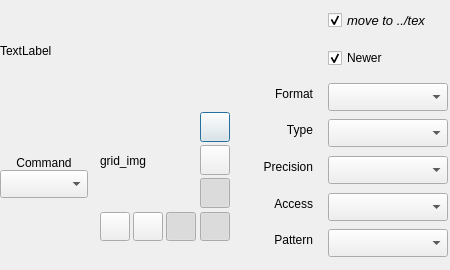
<?xml version="1.0" encoding="UTF-8"?>
<ui version="4.0">
 <class>dxt</class>
 <widget class="QDialog" name="dxt">
  <property name="geometry">
   <rect>
    <x>0</x>
    <y>0</y>
    <width>450</width>
    <height>270</height>
   </rect>
  </property>
  <property name="sizePolicy">
   <sizepolicy hsizetype="Fixed" vsizetype="Fixed">
    <horstretch>0</horstretch>
    <verstretch>0</verstretch>
   </sizepolicy>
  </property>
  <property name="minimumSize">
   <size>
    <width>450</width>
    <height>270</height>
   </size>
  </property>
  <property name="maximumSize">
   <size>
    <width>450</width>
    <height>270</height>
   </size>
  </property>
  <property name="windowTitle">
   <string>dxTool Window</string>
  </property>
  <widget class="QWidget" name="layoutWidget">
   <property name="geometry">
    <rect>
     <x>0</x>
     <y>10</y>
     <width>448</width>
     <height>247</height>
    </rect>
   </property>
   <layout class="QHBoxLayout" name="horizontalLayout_2">
    <property name="spacing">
     <number>15</number>
    </property>
    <property name="bottomMargin">
     <number>6</number>
    </property>
    <item>
     <layout class="QVBoxLayout" name="verticalLayout_4">
      <property name="spacing">
       <number>12</number>
      </property>
      <item>
       <widget class="QLabel" name="logo_label">
        <property name="sizePolicy">
         <sizepolicy hsizetype="MinimumExpanding" vsizetype="MinimumExpanding">
          <horstretch>0</horstretch>
          <verstretch>0</verstretch>
         </sizepolicy>
        </property>
        <property name="minimumSize">
         <size>
          <width>230</width>
          <height>81</height>
         </size>
        </property>
        <property name="maximumSize">
         <size>
          <width>230</width>
          <height>81</height>
         </size>
        </property>
        <property name="text">
         <string>TextLabel</string>
        </property>
       </widget>
      </item>
      <item>
       <layout class="QHBoxLayout" name="horizontalLayout">
        <property name="spacing">
         <number>12</number>
        </property>
        <item>
         <layout class="QVBoxLayout" name="verticalLayout_3">
          <property name="spacing">
           <number>0</number>
          </property>
          <item>
           <spacer name="verticalSpacer_3">
            <property name="orientation">
             <enum>Qt::Vertical</enum>
            </property>
            <property name="sizeHint" stdset="0">
             <size>
              <width>20</width>
              <height>40</height>
             </size>
            </property>
           </spacer>
          </item>
          <item>
           <widget class="QLabel" name="label_2">
            <property name="text">
             <string>Command</string>
            </property>
            <property name="alignment">
             <set>Qt::AlignCenter</set>
            </property>
           </widget>
          </item>
          <item>
           <widget class="QComboBox" name="cmd_comboBox">
            <property name="minimumSize">
             <size>
              <width>0</width>
              <height>28</height>
             </size>
            </property>
           </widget>
          </item>
          <item>
           <spacer name="verticalSpacer_2">
            <property name="orientation">
             <enum>Qt::Vertical</enum>
            </property>
            <property name="sizeHint" stdset="0">
             <size>
              <width>20</width>
              <height>40</height>
             </size>
            </property>
           </spacer>
          </item>
         </layout>
        </item>
        <item>
         <layout class="QVBoxLayout" name="verticalLayout">
          <property name="spacing">
           <number>0</number>
          </property>
          <item>
           <layout class="QGridLayout" name="gridLayout_2">
            <property name="spacing">
             <number>3</number>
            </property>
            <item row="0" column="0">
             <widget class="QLabel" name="mgrid_label">
              <property name="sizePolicy">
               <sizepolicy hsizetype="Fixed" vsizetype="Fixed">
                <horstretch>0</horstretch>
                <verstretch>0</verstretch>
               </sizepolicy>
              </property>
              <property name="minimumSize">
               <size>
                <width>97</width>
                <height>97</height>
               </size>
              </property>
              <property name="maximumSize">
               <size>
                <width>97</width>
                <height>97</height>
               </size>
              </property>
              <property name="text">
               <string>grid_img</string>
              </property>
             </widget>
            </item>
            <item row="0" column="1">
             <layout class="QVBoxLayout" name="verticalLayout_2">
              <item>
               <widget class="QPushButton" name="T_black">
                <property name="sizePolicy">
                 <sizepolicy hsizetype="Fixed" vsizetype="Fixed">
                  <horstretch>0</horstretch>
                  <verstretch>0</verstretch>
                 </sizepolicy>
                </property>
                <property name="maximumSize">
                 <size>
                  <width>30</width>
                  <height>30</height>
                 </size>
                </property>
                <property name="text">
                 <string/>
                </property>
                <property name="checkable">
                 <bool>true</bool>
                </property>
                <property name="checked">
                 <bool>false</bool>
                </property>
               </widget>
              </item>
              <item>
               <widget class="QPushButton" name="T_clamp">
                <property name="sizePolicy">
                 <sizepolicy hsizetype="Fixed" vsizetype="Fixed">
                  <horstretch>0</horstretch>
                  <verstretch>0</verstretch>
                 </sizepolicy>
                </property>
                <property name="maximumSize">
                 <size>
                  <width>30</width>
                  <height>30</height>
                 </size>
                </property>
                <property name="text">
                 <string/>
                </property>
                <property name="checkable">
                 <bool>true</bool>
                </property>
               </widget>
              </item>
              <item>
               <widget class="QPushButton" name="T_periodic">
                <property name="sizePolicy">
                 <sizepolicy hsizetype="Fixed" vsizetype="Fixed">
                  <horstretch>0</horstretch>
                  <verstretch>0</verstretch>
                 </sizepolicy>
                </property>
                <property name="maximumSize">
                 <size>
                  <width>30</width>
                  <height>30</height>
                 </size>
                </property>
                <property name="text">
                 <string/>
                </property>
                <property name="checkable">
                 <bool>true</bool>
                </property>
                <property name="checked">
                 <bool>true</bool>
                </property>
               </widget>
              </item>
             </layout>
            </item>
            <item row="1" column="0">
             <layout class="QHBoxLayout" name="horizontalLayout_3">
              <item>
               <widget class="QPushButton" name="S_black">
                <property name="sizePolicy">
                 <sizepolicy hsizetype="Fixed" vsizetype="Fixed">
                  <horstretch>0</horstretch>
                  <verstretch>0</verstretch>
                 </sizepolicy>
                </property>
                <property name="maximumSize">
                 <size>
                  <width>30</width>
                  <height>30</height>
                 </size>
                </property>
                <property name="autoFillBackground">
                 <bool>true</bool>
                </property>
                <property name="text">
                 <string/>
                </property>
                <property name="checkable">
                 <bool>true</bool>
                </property>
                <property name="checked">
                 <bool>false</bool>
                </property>
                <property name="flat">
                 <bool>false</bool>
                </property>
               </widget>
              </item>
              <item>
               <widget class="QPushButton" name="S_clamp">
                <property name="sizePolicy">
                 <sizepolicy hsizetype="Fixed" vsizetype="Fixed">
                  <horstretch>0</horstretch>
                  <verstretch>0</verstretch>
                 </sizepolicy>
                </property>
                <property name="maximumSize">
                 <size>
                  <width>30</width>
                  <height>30</height>
                 </size>
                </property>
                <property name="text">
                 <string/>
                </property>
                <property name="checkable">
                 <bool>true</bool>
                </property>
               </widget>
              </item>
              <item>
               <widget class="QPushButton" name="S_periodic">
                <property name="sizePolicy">
                 <sizepolicy hsizetype="Fixed" vsizetype="Fixed">
                  <horstretch>0</horstretch>
                  <verstretch>0</verstretch>
                 </sizepolicy>
                </property>
                <property name="maximumSize">
                 <size>
                  <width>30</width>
                  <height>30</height>
                 </size>
                </property>
                <property name="text">
                 <string/>
                </property>
                <property name="checkable">
                 <bool>true</bool>
                </property>
                <property name="checked">
                 <bool>true</bool>
                </property>
               </widget>
              </item>
             </layout>
            </item>
            <item row="1" column="1">
             <widget class="QPushButton" name="ST_link">
              <property name="sizePolicy">
               <sizepolicy hsizetype="Fixed" vsizetype="Fixed">
                <horstretch>0</horstretch>
                <verstretch>0</verstretch>
               </sizepolicy>
              </property>
              <property name="maximumSize">
               <size>
                <width>30</width>
                <height>30</height>
               </size>
              </property>
              <property name="autoFillBackground">
               <bool>false</bool>
              </property>
              <property name="text">
               <string/>
              </property>
              <property name="checkable">
               <bool>true</bool>
              </property>
              <property name="checked">
               <bool>true</bool>
              </property>
             </widget>
            </item>
           </layout>
          </item>
         </layout>
        </item>
       </layout>
      </item>
     </layout>
    </item>
    <item>
     <layout class="QGridLayout" name="gridLayout_4">
      <item row="2" column="0">
       <widget class="QLabel" name="format_label">
        <property name="layoutDirection">
         <enum>Qt::LeftToRight</enum>
        </property>
        <property name="text">
         <string>Format</string>
        </property>
        <property name="alignment">
         <set>Qt::AlignRight|Qt::AlignTrailing|Qt::AlignVCenter</set>
        </property>
       </widget>
      </item>
      <item row="2" column="1">
       <widget class="QComboBox" name="format_comboBox">
        <property name="sizePolicy">
         <sizepolicy hsizetype="Preferred" vsizetype="Fixed">
          <horstretch>0</horstretch>
          <verstretch>0</verstretch>
         </sizepolicy>
        </property>
        <property name="minimumSize">
         <size>
          <width>120</width>
          <height>28</height>
         </size>
        </property>
        <property name="maximumSize">
         <size>
          <width>16777215</width>
          <height>24</height>
         </size>
        </property>
       </widget>
      </item>
      <item row="3" column="0">
       <widget class="QLabel" name="type_label">
        <property name="layoutDirection">
         <enum>Qt::LeftToRight</enum>
        </property>
        <property name="text">
         <string>Type</string>
        </property>
        <property name="alignment">
         <set>Qt::AlignRight|Qt::AlignTrailing|Qt::AlignVCenter</set>
        </property>
       </widget>
      </item>
      <item row="3" column="1">
       <widget class="QComboBox" name="type_comboBox">
        <property name="minimumSize">
         <size>
          <width>0</width>
          <height>28</height>
         </size>
        </property>
        <property name="maximumSize">
         <size>
          <width>16777215</width>
          <height>24</height>
         </size>
        </property>
       </widget>
      </item>
      <item row="4" column="0">
       <widget class="QLabel" name="precision_label">
        <property name="layoutDirection">
         <enum>Qt::LeftToRight</enum>
        </property>
        <property name="text">
         <string>Precision</string>
        </property>
        <property name="alignment">
         <set>Qt::AlignRight|Qt::AlignTrailing|Qt::AlignVCenter</set>
        </property>
       </widget>
      </item>
      <item row="4" column="1">
       <widget class="QComboBox" name="precision_comboBox">
        <property name="minimumSize">
         <size>
          <width>0</width>
          <height>28</height>
         </size>
        </property>
        <property name="maximumSize">
         <size>
          <width>16777215</width>
          <height>24</height>
         </size>
        </property>
       </widget>
      </item>
      <item row="5" column="0">
       <widget class="QLabel" name="access_label">
        <property name="layoutDirection">
         <enum>Qt::LeftToRight</enum>
        </property>
        <property name="text">
         <string>Access</string>
        </property>
        <property name="alignment">
         <set>Qt::AlignRight|Qt::AlignTrailing|Qt::AlignVCenter</set>
        </property>
       </widget>
      </item>
      <item row="5" column="1">
       <widget class="QComboBox" name="access_comboBox">
        <property name="minimumSize">
         <size>
          <width>0</width>
          <height>28</height>
         </size>
        </property>
        <property name="maximumSize">
         <size>
          <width>16777215</width>
          <height>24</height>
         </size>
        </property>
       </widget>
      </item>
      <item row="6" column="0">
       <widget class="QLabel" name="pattern_label">
        <property name="layoutDirection">
         <enum>Qt::LeftToRight</enum>
        </property>
        <property name="text">
         <string>Pattern</string>
        </property>
        <property name="alignment">
         <set>Qt::AlignRight|Qt::AlignTrailing|Qt::AlignVCenter</set>
        </property>
       </widget>
      </item>
      <item row="6" column="1">
       <widget class="QComboBox" name="pattern_comboBox">
        <property name="minimumSize">
         <size>
          <width>0</width>
          <height>28</height>
         </size>
        </property>
        <property name="maximumSize">
         <size>
          <width>16777215</width>
          <height>24</height>
         </size>
        </property>
       </widget>
      </item>
      <item row="1" column="1">
       <widget class="QCheckBox" name="newer_checkBox">
        <property name="minimumSize">
         <size>
          <width>0</width>
          <height>24</height>
         </size>
        </property>
        <property name="maximumSize">
         <size>
          <width>16777215</width>
          <height>24</height>
         </size>
        </property>
        <property name="layoutDirection">
         <enum>Qt::LeftToRight</enum>
        </property>
        <property name="text">
         <string>Newer</string>
        </property>
        <property name="checked">
         <bool>true</bool>
        </property>
       </widget>
      </item>
      <item row="0" column="1">
       <widget class="QCheckBox" name="txmove_checkBox">
        <property name="font">
         <font>
          <pointsize>10</pointsize>
          <italic>true</italic>
         </font>
        </property>
        <property name="text">
         <string>move to ../tex</string>
        </property>
        <property name="checked">
         <bool>true</bool>
        </property>
       </widget>
      </item>
     </layout>
    </item>
   </layout>
  </widget>
 </widget>
 <resources/>
 <connections/>
</ui>
